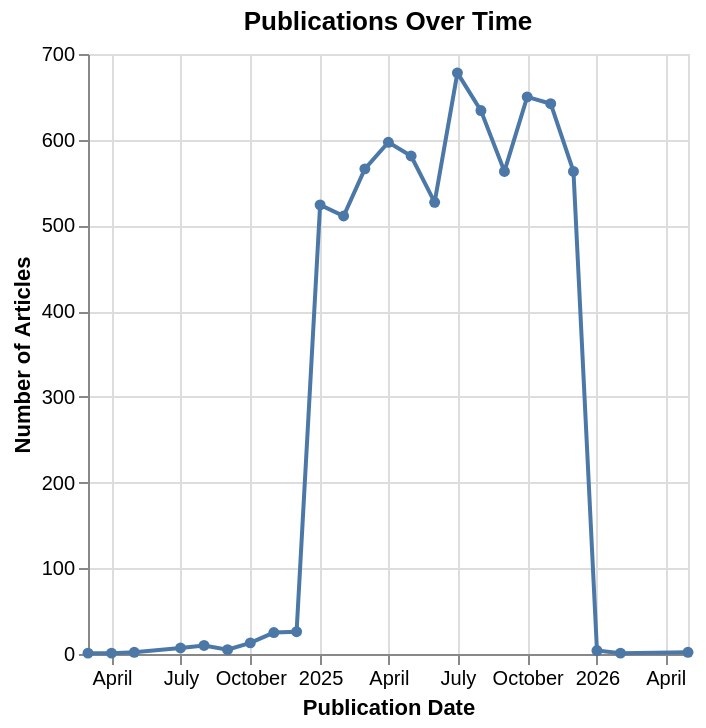

The notebook cell saved with this chart:
### Code cell
(
    alt.Chart(pub_month_counts)
    .mark_line(point=True)
    .encode(
        x=alt.X("pub_month:T", title="Publication Date"),
        y=alt.Y("num_articles:Q", title="Number of Articles")
    )
    .properties(title="Publications Over Time")
)

### Figure 1 — Vega-Lite specification as saved in the notebook (floating-point values rounded to 4 significant figures)
{"config": {"view": {"continuousWidth": 300, "continuousHeight": 300}}, "data": {"name": "data-a104cc405f497e45185fc5cdae10c1e5"}, "mark": {"type": "line", "point": true}, "encoding": {"x": {"field": "pub_month", "title": "Publication Date", "type": "temporal"}, "y": {"field": "num_articles", "title": "Number of Articles", "type": "quantitative"}}, "title": "Publications Over Time", "$schema": "https://vega.github.io/schema/vega-lite/v6.1.0.json", "datasets": {"data-a104cc405f497e45185fc5cdae10c1e5": [{"pub_month": null, "num_articles": 45}, {"pub_month": "2024-03-01T00:00:00", "num_articles": 1}, {"pub_month": "2024-04-01T00:00:00", "num_articles": 1}, {"pub_month": "2024-05-01T00:00:00", "num_articles": 2}, {"pub_month": "2024-07-01T00:00:00", "num_articles": 7}, {"pub_month": "2024-08-01T00:00:00", "num_articles": 10}, {"pub_month": "2024-09-01T00:00:00", "num_articles": 5}, {"pub_month": "2024-10-01T00:00:00", "num_articles": 13}, {"pub_month": "2024-11-01T00:00:00", "num_articles": 25}, {"pub_month": "2024-12-01T00:00:00", "num_articles": 26}, {"pub_month": "2025-01-01T00:00:00", "num_articles": 524}, {"pub_month": "2025-02-01T00:00:00", "num_articles": 511}, {"pub_month": "2025-03-01T00:00:00", "num_articles": 566}, {"pub_month": "2025-04-01T00:00:00", "num_articles": 597}, {"pub_month": "2025-05-01T00:00:00", "num_articles": 581}, {"pub_month": "2025-06-01T00:00:00", "num_articles": 527}, {"pub_month": "2025-07-01T00:00:00", "num_articles": 678}, {"pub_month": "2025-08-01T00:00:00", "num_articles": 634}, {"pub_month": "2025-09-01T00:00:00", "num_articles": 563}, {"pub_month": "2025-10-01T00:00:00", "num_articles": 650}, {"pub_month": "2025-11-01T00:00:00", "num_articles": 642}, {"pub_month": "2025-12-01T00:00:00", "num_articles": 563}, {"pub_month": "2026-01-01T00:00:00", "num_articles": 4}, {"pub_month": "2026-02-01T00:00:00", "num_articles": 1}, {"pub_month": "2026-05-01T00:00:00", "num_articles": 2}]}}
